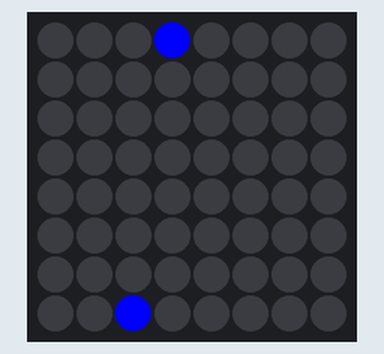
Recording of a program running on a simulated Raspberry Pi (BCM pin numbers) with a Sense HAT. Shown: the Sense HAT's 8×8 RGB LED matrix. At 0.0 s the program stops and its outputs stay as they are.

Above: at 0.1 s.

The program:

Example5_variable.py
```python
# Show Message Example
#This program will let you display a scrolling message on the LED matrix of the SenseHat

#import senseHat library
from sense_hat import SenseHat
# a library is a set of code that can be referenced in a program. It has books (functions) that can be opened to help with tasks.

#we have to declare how we want to call the libary we imported. This will allow the program to use the books (functions) that are in the library
sense = SenseHat()
#createa  blue variable
blue = (0,0,255)
#now use the sense libary we will use the set_pixel to make two blue pixels
#sense.clear()
sense.set_pixel(3,0, blue)
sense.set_pixel(2,7,blue)
```
